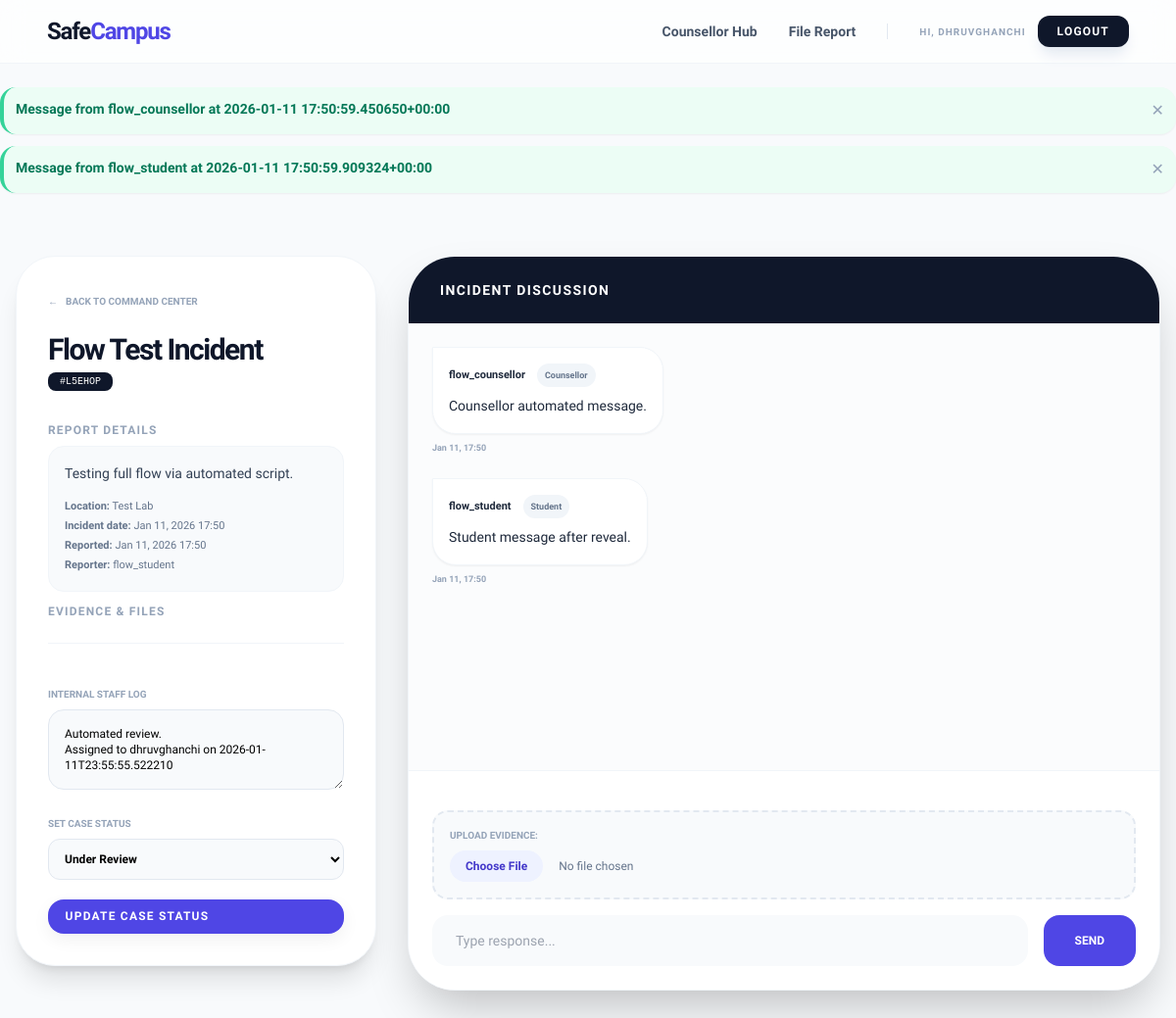
Page /incident/15/ (signed in) on the committed database.
### core/models.py (models this page shows, shortened)
class User(AbstractUser):
    ROLE_CHOICES = (
        ('student', 'Student'),
        ('counsellor', 'Counsellor'),
        ('admin', 'Admin'),
    )
    role = models.CharField(max_length=20, choices=ROLE_CHOICES, default='student')

class Message(models.Model):
    incident = models.ForeignKey(Incident, on_delete=models.CASCADE) # Fixed here
    sender = models.ForeignKey(User, on_delete=models.CASCADE)     # Fixed here
    text = models.TextField(blank=True)
    attachment = models.FileField(upload_to='chat_attachments/', null=True, blank=True)
    created_at = models.DateTimeField(auto_now_add=True)
    def __str__(self):
        return f"Message from {self.sender.username} at {self.created_at}"

class Incident(models.Model):
    STATUS_CHOICES = (
        ('New', 'New'),
        ('Under Review', 'Under Review'),
        ('Action Taken', 'Action Taken'),
        ('Resolved', 'Resolved'),
    )
    voice_recording = models.FileField(upload_to='sos_recordings/', null=True, blank=True)
    is_emergency = models.BooleanField(default=False)
    sentiment_score = models.FloatField(default=0.0)
    case_token = models.CharField(max_length=10, unique=True, null=True, blank=True)
    title = models.CharField(max_length=200)
    description = models.TextField()
    location = models.CharField(max_length=100)
    reported_at = models.DateTimeField(auto_now_add=True)
    updated_at = models.DateTimeField(auto_now=True)
    incident_date = models.DateTimeField()
    status = models.CharField(max_length=20, choices=STATUS_CHOICES, default='New')
    evidence = models.FileField(upload_to='evidence/%Y/%m/%d/', null=True, blank=True)
    internal_notes = models.TextField(blank=True, null=True)
    is_anonymous = models.BooleanField(default=False)
    is_identity_revealed = models.BooleanField(default=False)
    reporter = models.ForeignKey(User, on_delete=models.SET_NULL, null=True, blank=True)
    class Meta:
        ordering = ['-is_emergency', '-updated_at']

### core/views.py (the view, shortened to what this page needs)
# urls.py: path('incident/<int:incident_id>/', views.view_incident, name='view_incident'),
@login_required
def view_incident(request, incident_id):
    incident = get_object_or_404(Incident, id=incident_id)
    if request.user.role not in ['counsellor', 'security', 'admin'] and not request.user.is_superuser:
        return redirect('chat_view', incident_id=incident.id)
    chat_messages = Message.objects.filter(incident=incident).order_by('created_at')
    return render(request, 'core/view_incident.html', {
        'incident': incident,
        'messages': chat_messages
    })

### core/templates/core/view_incident.html (shortened to what this page needs)
{% extends 'core/base.html' %}
{% block content %}
<div class="max-w-7xl mx-auto grid grid-cols-1 lg:grid-cols-12 gap-8 py-4 md:py-10 px-4">
    <div class="lg:col-span-4 space-y-6">
        <div id="case-sidebar" role="region" aria-labelledby="incident-title" class="bg-white rounded-[2.5rem] shadow-xl border border-slate-100 p-8 sticky top-24">
            <a href="{% url 'counsellor_dashboard' %}" class="inline-flex items-center text-[10px] text-slate-400 font-black uppercase mb-6">
                <span class="mr-2">←</span> Back to Command Center
            </a>
            <div class="mb-8">
                <h2 id="incident-title" class="text-3xl font-black text-slate-900 tracking-tighter">{{ incident.title }}</h2>
                <span class="font-mono text-[10px] bg-slate-900 text-white px-3 py-1 rounded-lg">#{{ incident.case_token|default:incident.id }}</span>
            </div>
            <div id="incident-details" class="mb-6 text-sm text-slate-700">
                <h4 class="text-xs font-black text-slate-400 uppercase tracking-widest mb-2">Report Details</h4>
                <div class="bg-slate-50 p-4 rounded-2xl border border-slate-100 mb-3">
                    <p class="text-sm leading-relaxed whitespace-pre-wrap">{{ incident.description }}</p>
                    <div class="mt-3 text-[11px] text-slate-500">
                        <div><strong>Location:</strong> {{ incident.location }}</div>
                        <div><strong>Incident date:</strong> {{ incident.incident_date|date:"M d, Y H:i" }}</div>
                        <div><strong>Reported:</strong> {{ incident.reported_at|date:"M d, Y H:i" }}</div>
                        <div><strong>Reporter:</strong> {% if incident.is_anonymous and not incident.is_identity_revealed %}Anonymous{% else %}{{ incident.reporter.username }}{% endif %}</div>
                    </div>
                </div>
                <h4 class="text-xs font-black text-slate-400 uppercase tracking-widest mb-2">Evidence & Files</h4>
            </div>
            <form method="post" id="status-update-form" role="form" aria-label="Update case status" class="pt-6 border-t border-slate-100 space-y-5">
                <div>
                    <label class="text-[10px] text-slate-400 uppercase font-black block mb-2">Internal Staff Log</label>
                    <textarea name="internal_notes" rows="3" class="w-full p-4 border border-slate-200 rounded-2xl text-xs bg-slate-50">{{ incident.internal_notes|default:'' }}</textarea>
                </div>
                <div>
                    <label class="text-[10px] text-slate-400 uppercase font-black block mb-2">Set Case Status</label>
                    <select name="status" id="status-select" aria-label="Set case status" class="w-full p-3 border border-slate-200 rounded-xl text-xs font-bold bg-slate-50">
                        <option value="Under Review" {% if incident.status == 'Under Review' %}selected{% endif %}>Under Review</option>
                    </select>
                </div>
                <button type="submit" class="w-full btn-primary text-xs uppercase tracking-widest">
                    Update Case Status
                </button>
            </form>
        </div>
    </div>
    <div class="lg:col-span-8">
        <div class="bg-white rounded-[3rem] shadow-2xl border border-slate-100 overflow-hidden flex flex-col h-[750px]" role="region" aria-label="Incident discussion panel">
            <div class="px-8 py-6 bg-slate-900 text-white">
                <h3 class="font-black text-sm uppercase tracking-widest">Incident Discussion</h3>
            </div>
            <div id="chat-window" class="flex-1 p-6 overflow-y-auto space-y-6 bg-slate-50/50 no-scrollbar" role="log" aria-live="polite" aria-atomic="false" aria-label="Incident messages">
                {% for msg in messages %}
                    <div class="flex {% if msg.sender == user %}justify-end{% else %}justify-start{% endif %}">
                        <div class="max-w-[80%] flex flex-col {% if msg.sender == user %}items-end{% endif %}">
                            <div class="p-4 rounded-3xl text-sm shadow-sm {% if msg.sender == user %}bg-slate-900 text-white rounded-tr-none{% else %}bg-white border border-slate-100 text-slate-800 rounded-tl-none{% endif %}">
                                <div class="flex items-center gap-3 mb-2">
                                    <span class="text-[11px] font-bold">{% if msg.sender == user %}You{% else %}{{ msg.sender.username }}{% endif %}</span>
                                    {% if msg.sender.role %}
                                        <span class="text-[9px] px-2 py-0.5 rounded-full bg-slate-100 text-slate-500 font-black">{{ msg.sender.role|title }}</span>
                                    {% endif %}
                                </div>
                                <p class="font-medium leading-relaxed">{{ msg.text }}</p>
                            </div>
                            <span class="text-[9px] mt-2 font-bold text-slate-400">{{ msg.created_at|date:"M d, H:i" }}</span>
                        </div>
                    </div>
                {% endfor %}
            </div>
            <div class="p-6 bg-white border-t border-slate-100">
                {% if incident.is_anonymous and not incident.is_identity_revealed %}
                        <label for="internal-notes" class="text-[10px] text-slate-400 uppercase font-black block mb-2">Internal Staff Log</label>
                        <textarea id="internal-notes" name="internal_notes" rows="3" class="w-full p-4 border border-slate-200 rounded-2xl text-xs bg-slate-50" aria-label="Internal staff notes">{{ incident.internal_notes|default:'' }}</textarea>
                    </div>
                    {% if user.role == 'counsellor' or user.role == 'security' or user.is_superuser %}
                        <label for="status-select" class="text-[10px] text-slate-400 uppercase font-black block mb-2">Set Case Status</label>
                        <select name="status" id="status-select" class="w-full p-3 border border-slate-200 rounded-xl text-xs font-bold bg-slate-50" aria-label="Set case status">
                            <div class="bg-slate-50 p-4 rounded-2xl border-2 border-dashed border-slate-200">
                                <label class="block text-[10px] font-black text-slate-400 uppercase mb-2">Upload Evidence:</label>
                            <option value="Resolved" {% if incident.status == 'Resolved' %}selected{% endif %}>Resolved</option>
                                <div id="chat-attachment-error" class="text-rose-500 text-xs mt-2 hidden" role="status" aria-live="polite"></div>
                                <div id="file-name-preview" class="hidden mt-2 text-[10px] font-bold text-indigo-600 flex items-center gap-3">
                                    <span id="file-name-text"></span>
                                    <button id="file-remove-btn" class="text-xs text-slate-500 bg-slate-100 px-2 py-1 rounded-lg hidden" aria-label="Remove attached file">Remove</button>
                                </div>
                            </div>
                            <div class="flex gap-4">
                                <input id="chat-message" type="text" name="message" autocomplete="off" placeholder="Type response..." aria-label="Type your response" class="flex-1 px-6 py-4 bg-slate-50 border-none rounded-2xl text-sm outline-none focus:ring-2 focus:ring-indigo-500">
                                <button id="chat-send" type="submit" class="btn-primary text-xs uppercase tracking-widest" disabled aria-disabled="true" aria-label="Send message">
                                    Send
                                </button>
                            </div>
                        </form>
                    {% else %}
                        <div class="text-[12px] text-slate-500">The reporter's identity is shielded. They must reveal identity to participate in chat.</div>
                    {% endif %}
                {% else %}
                    <form id="chat-form" method="post" enctype="multipart/form-data" class="space-y-4 sticky-action-target">
                        <div class="bg-slate-50 p-4 rounded-2xl border-2 border-dashed border-slate-200">
                            <label class="block text-[10px] font-black text-slate-400 uppercase mb-2">Upload Evidence:</label>
                            <input type="file" id="chat-attachment" name="attachment" class="text-xs text-slate-500 file:mr-4 file:py-2 file:px-4 file:rounded-full file:border-0 file:text-xs file:font-semibold file:bg-indigo-50 file:text-indigo-700 hover:file:bg-indigo-100">
                        </div>
                        <div class="flex gap-4">
                            <input id="chat-message" type="text" name="message" autocomplete="off" placeholder="Type response..." class="flex-1 px-6 py-4 bg-slate-50 border-none rounded-2xl text-sm outline-none focus:ring-2 focus:ring-indigo-500">
                            <button id="chat-send" type="submit" class="bg-indigo-600 text-white px-8 py-4 rounded-2xl font-black text-xs uppercase hover:bg-slate-900 transition-all" disabled aria-disabled="true">
                                Send
                            </button>
                        </div>
                    </form>
                {% endif %}
            </div>
        </div>
    </div>
</div>
{% endblock %}

### core/templates/core/base.html (shortened to what this page needs)
<!DOCTYPE html>
<html lang="en">
<head>
    <script src="https://cdn.tailwindcss.com"></script>
    <link href="https://cdnjs.cloudflare.com/ajax/libs/font-awesome/6.4.0/css/all.min.css" rel="stylesheet">
</head>
<body class="bg-slate-50 min-h-screen flex flex-col pb-20 md:pb-0">
    <nav class="glass border-b border-slate-100 py-4 px-6 md:px-12 sticky top-0 z-[90]" role="navigation" aria-label="Main navigation">
        <div class="max-w-7xl mx-auto flex justify-between items-center">
            <a href="{% url 'home' %}" class="text-2xl font-black text-slate-900 tracking-tighter">
                Safe<span class="text-indigo-600">Campus</span>
            </a>
            <div class="hidden md:flex items-center gap-8">
                {% if user.is_authenticated %}
                    {% if user.is_superuser or user.role == 'admin' %}
                        <a href="{% url 'admin_dashboard' %}" class="text-sm font-bold text-slate-600 hover:text-indigo-600 transition">Admin Panel</a>
                    {% elif user.role == 'counsellor' %}
                        <a href="{% url 'counsellor_dashboard' %}" class="text-sm font-bold text-slate-600 hover:text-indigo-600 transition">Counsellor Hub</a>
                    {% else %}
                        <a href="{% url 'student_dashboard' %}" class="text-sm font-bold text-slate-600 hover:text-indigo-600 transition">Dashboard</a>
                    {% endif %}
                    <a href="{% url 'report_incident' %}" class="text-sm font-bold text-slate-600 hover:text-rose-600 transition">File Report</a>
                    <div class="flex items-center gap-3">
                        <span class="text-[10px] font-black text-slate-400 uppercase tracking-widest">Hi, {{ user.username }}</span>
                        <a href="{% url 'logout' %}" class="bg-slate-900 text-white px-5 py-2 rounded-xl text-xs font-black uppercase tracking-widest hover:bg-rose-600 transition shadow-lg shadow-slate-200">Logout</a>
                    </div>
                {% else %}
                    <a href="{% url 'login' %}" class="text-sm font-bold text-slate-900 uppercase">Login</a>
                    <a href="{% url 'register' %}" class="bg-indigo-600 text-white px-6 py-2.5 rounded-xl text-sm font-black uppercase tracking-widest shadow-lg shadow-indigo-100 transition hover:scale-105">Join</a>
                {% endif %}
            </div>
        </div>
    </nav>
    <main id="main-content" role="main" class="flex-grow w-full max-w-7xl mx-auto py-6">
        {% if messages %}
        <div class="px-4 md:px-0 mb-6">
            <div class="max-w-7xl mx-auto space-y-3">
                {% for message in messages %}
                <div role="status" aria-live="polite" class="p-3 rounded-2xl shadow-sm border-l-4 {% if message.tags %}{% if 'error' in message.tags %}border-rose-500 bg-rose-50 text-rose-700{% elif 'warning' in message.tags %}border-amber-400 bg-amber-50 text-amber-700{% else %}border-emerald-400 bg-emerald-50 text-emerald-700{% endif %}{% else %}border-emerald-400 bg-emerald-50 text-emerald-700{% endif %}">
                    <div class="flex items-start gap-3">
                        <div class="text-sm font-bold">{{ message }}</div>
                        <button onclick="this.parentElement.parentElement.remove()" class="ml-auto text-slate-400 hover:text-slate-700">✕</button>
                    </div>
                </div>
                {% endfor %}
            </div>
        </div>
        {% endif %}
        {% block content %}
        {% endblock %}
    </main>
</body>
</html>

### core/templates/core/base.html (style rules this page uses)
:root { --brand-600: #4f46e5; --brand-700: #4338ca; --muted: #94a3b8; --surface: #ffffff; --radius-lg: 1rem; --focus-ring: rgba(79,70,229,0.18); --shadow-sm: 0 6px 18px rgba(15,23,42,0.06); }
body { font-family: 'Plus Jakarta Sans', sans-serif; -webkit-tap-highlight-color: transparent; }
.glass { background: rgba(255, 255, 255, 0.7); backdrop-filter: blur(12px); -webkit-backdrop-filter: blur(12px); }
.btn-primary { background:var(--brand-600); color:#fff; padding:0.6rem 1.1rem; border-radius:var(--radius-lg); font-weight:800; box-shadow:var(--shadow-sm); display:inline-flex; align-items:center; gap:.5rem; }

### core/templates/core/view_incident.html (style rules this page uses)
.no-scrollbar { -ms-overflow-style: none; scrollbar-width: none; }

### rows in the picture
User: username "DHRUVGHANCHI"
Message: sender+created_at "Message from flow_counsellor at 2026-01-11 17:50:59.450650+00:00", sender.username "flow_counsellor", sender.role "Counsellor", text "Counsellor automated message.", created_at "Jan 11, 17:50"
Message: sender+created_at "Message from flow_student at 2026-01-11 17:50:59.909324+00:00", sender.username "flow_student", sender.role "Student", text "Student message after reveal.", created_at "Jan 11, 17:50"
Incident: title "Flow Test Incident", case_token "L5EHOP", description "Testing full flow via automated script.", location "Test Lab", incident_date "Jan 11, 2026 17:50", reported_at "Jan 11, 2026 17:50", reporter.username "flow_student", internal_notes "Automated review. Assigned to dhruvghanchi on 2026-01-11T23:55:55.522210", status "Under Review"
